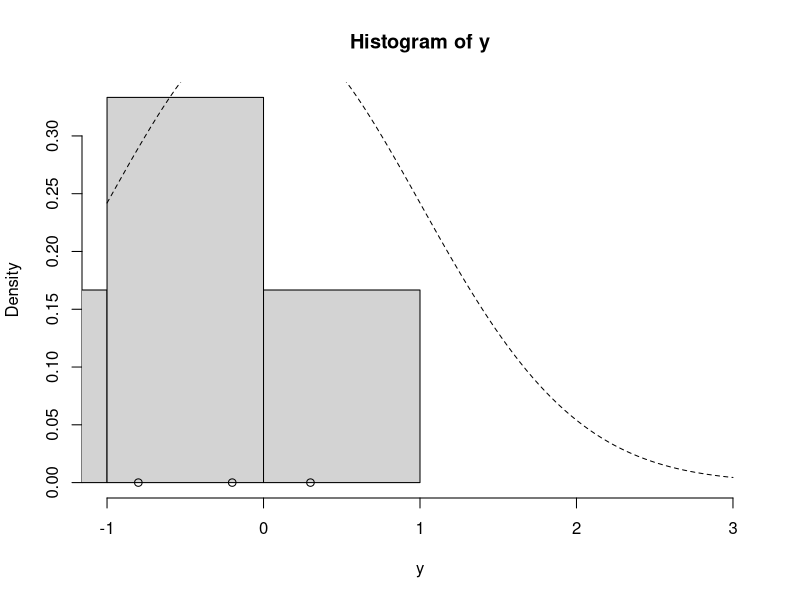

This figure's R source:
update_mu = function(n, ybar, sig2, mu_0, sig2_0) {
  sig2_1 = 1.0 / (n / sig2 + 1.0 / sig2_0)
  mu_1 = sig2_1 * (n * ybar / sig2 + mu_0 / sig2_0)
  rnorm(n=1, mean=mu_1, sd=sqrt(sig2_1))
}

update_sig2 = function(n, y, mu, nu_0, beta_0) {
  nu_1 = nu_0 + n / 2.0
  sumsq = sum( (y - mu)^2 ) # vectorized
  beta_1 = beta_0 + sumsq / 2.0
  out_gamma = rgamma(n=1, shape=nu_1, rate=beta_1) # rate for gamma is shape for inv-gamma
  1.0 / out_gamma # reciprocal of a gamma random variable is distributed inv-gamma
}

gibbs = function(y, n_iter, init, prior) {
  ybar = mean(y)
  n = length(y)

  ## initialize
  mu_out = numeric(n_iter)
  sig2_out = numeric(n_iter)

  mu_now = init$mu

  ## Gibbs sampler
  for (i in 1:n_iter) {
    sig2_now = update_sig2(n=n, y=y, mu=mu_now, nu_0=prior$nu_0, beta_0=prior$beta_0)
    mu_now = update_mu(n=n, ybar=ybar, sig2=sig2_now, mu_0=prior$mu_0, sig2_0=prior$sig2_0)

    sig2_out[i] = sig2_now
    mu_out[i] = mu_now
  }

  cbind(mu=mu_out, sig2=sig2_out)
}

y = c(-0.2, -1.5, -5.3, 0.3, -0.8, -2.2)
ybar = mean(y)
n = length(y)

## prior
prior = list()
prior$mu_0 = 0.0
prior$sig2_0 = 1.0
prior$n_0 = 2.0 # prior effective sample size for sig2
prior$s2_0 = 1.0 # prior point estimate for sig2
prior$nu_0 = prior$n_0 / 2.0 # prior parameter for inverse-gamma
prior$beta_0 = prior$n_0 * prior$s2_0 / 2.0 # prior parameter for inverse-gamma

hist(y, freq=FALSE, xlim=c(-1.0, 3.0)) # histogram of the data
curve(dnorm(x=x, mean=prior$mu_0, sd=sqrt(prior$sig2_0)), lty=2, add=TRUE) # prior for mu
points(y, rep(0,n), pch=1) # individual data points
points(ybar, 0, pch=19) # sample mean

set.seed(53)

init = list()
init$mu = 0.0

post = gibbs(y=y, n_iter=5e3, init=init, prior=prior)

mean(data.frame(post)$mu)
